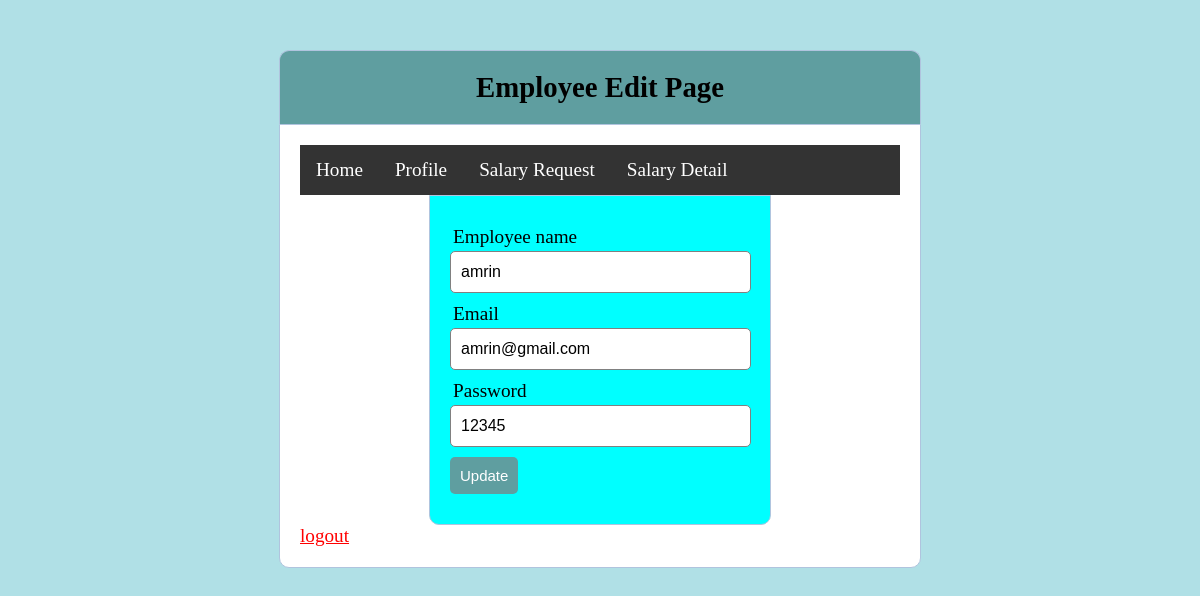
The page /update_employee.php?edit=3 on the database its author committed.
### tables this page shows
CREATE TABLE `employee` (
  `id` int(11) NOT NULL,
  `employee_name` varchar(255) NOT NULL,
  `employee_email` varchar(255) NOT NULL,
  `password` varchar(255) NOT NULL,
  `current_salary` int(11) NOT NULL,
  `request` int(11) NOT NULL DEFAULT 0,
  `disburse` int(11) NOT NULL DEFAULT 0,
  `date` date DEFAULT NULL,
  `increment` int(11) NOT NULL DEFAULT 0
);

### update_employee.php (the view, shortened to what this page needs)
<?php include('server.php') ?>
<!DOCTYPE html>
<html>
<head>
	<link rel="stylesheet" type="text/css" href="style.css">
</head>
<body>
<div class="header">
	<h2>Employee Edit Page</h2>
</div>
<div class="content">
<ul>
        <li><a href="employee_index.php" >Home</a></li>
        <li><a href="employee_details.php" >Profile</a></li>
        <li><a href="employee_request.php" >Salary Request</a></li>
        <li><a href="employee_salary.php" >Salary Detail</a></li>
    </ul>
      <?php
        if (isset($_GET['edit'])) {
            $id = $_GET['edit'];
            $record = mysqli_query($db, "SELECT * FROM employee WHERE id=$id");
            if ($record) {
                $n = mysqli_fetch_array($record);
                $username = $n['employee_name'];
                $email = $n['employee_email'];
                $password = $n['password'];
            }
        }
    ?>
		<form action="update_employee.php" method="post">
            <div class="input-group">
                <label for="employee_name">Employee name</label>
                <input type="text" name="employee_name" value="<?php echo $username; ?>">
            </div>
            <div class="input-group">
                <label for="employee_email">Email</label>
                <input type="text" name="employee_email" value="<?php echo $email; ?>">
            </div>
            <div class="input-group">
                <label for="password">Password</label>
                <input type="text" name="password" value="<?php echo $password; ?>">
            </div>
            <div class="input-group">
            <button type="submit" class="btn" name="update_employee">Update</button>
            </div>
        </form>
    	<p> <a href="index.php?logout='1'" style="color: red;">logout</a> </p>
</div>
</body>
</html>

### style.css (style rules this page uses)
* { margin: 0px; padding: 0px; }
body { font-size: 120%; background: #F8F8FF; }
.header { width: 50%; margin: 50px auto 0px; color: white; background: #5F9EA0; text-align: center; border: 1px solid #B0C4DE; border-bottom: none; border-radius: 10px 10px 0px 0px; padding: 20px; }
form, .content { width: 50%; margin: 0px auto; padding: 20px; border: 1px solid #B0C4DE; background: white; border-radius: 0px 0px 10px 10px; }
.input-group { margin: 10px 0px 10px 0px; }
.input-group label { display: block; text-align: left; margin: 3px; }
.input-group input { height: 30px; width: 93%; padding: 5px 10px; font-size: 16px; border-radius: 5px; border: 1px solid gray; }
.btn { padding: 10px; font-size: 15px; color: white; background: #5F9EA0; border: none; border-radius: 5px; }
ul { list-style-type: none; margin: 0; padding: 0; overflow: hidden; background-color: #333; }
li { float: left; }
li a { display: block; color: white; text-align: center; padding: 14px 16px; text-decoration: none; }

### update_employee.php (style rules this page uses)
body { background-color: powderblue; }
h2 { color: black; }
p { color: red; }
form { background-color:cyan; }

### rows shown on the page
employee: employee_name "amrin", employee_email "amrin@gmail.com", password "12345"
